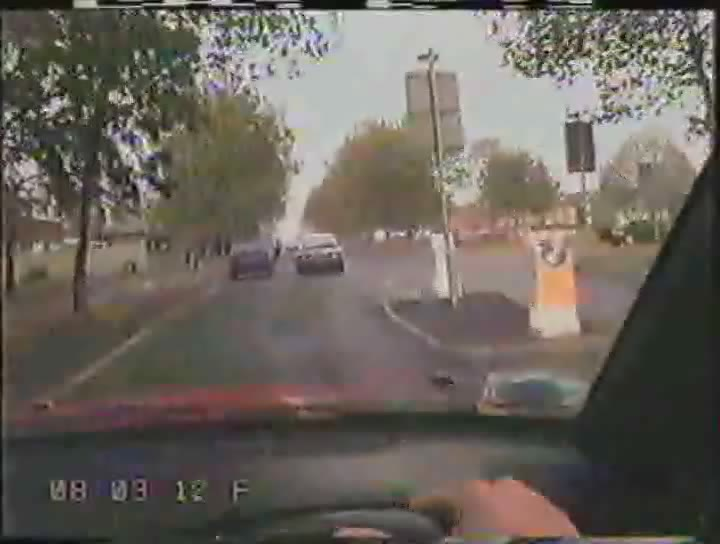
%> input picture video_categorization/figures/set16/frame-0000.jpg, 720 x 544 px
$ octave --eval "demo;"   (GNU Octave 9; MATLAB toolbox functions it lacks are replaced by stand-ins)
%> lines starting %> are read from the running program, lines starting %| are printed output that depends on the picture
function demo()
    % some control flags
    saveFlag = 0;
    demoFlag = 1;

    % I/O Part
    imgPath0 = './figures/set16/frame-0000.jpg';
    imgPath1 = './figures/set16/frame-0001.jpg';
    imgPath2 = './figures/set16/frame-0002.jpg';
    imgPath3 = './figures/set16/frame-0003.jpg';
    imgPath4 = './figures/set16/frame-0004.jpg';
    imgPath5 = './figures/set16/frame-0005.jpg';
    imgPath6 = './figures/set16/frame-0006.jpg';
    imgPath7 = './figures/set16/frame-0007.jpg';
    imgPath8 = './figures/set16/frame-0008.jpg';
    imgPath9 = './figures/set16/frame-0009.jpg';

    % All images are resized by 1/2
    scaleValue = 1;
    img0 = imresize(imread(imgPath0),scaleValue);
%> img0 is the input picture: size 544x720x3 uint8; mean R, G, B 106.4, 100.1, 92.9
    img1 = imresize(imread(imgPath1),scaleValue);
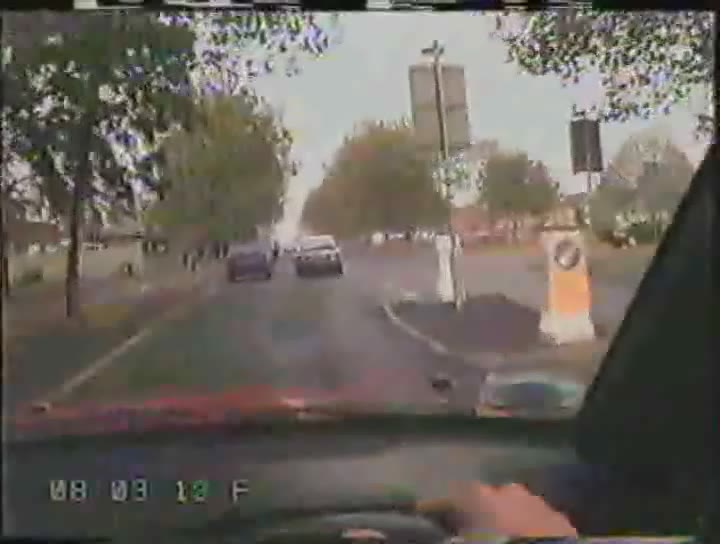
%> input picture video_categorization/figures/set16/frame-0001.jpg, 720 x 544 px
%> img1 is the input picture: size 544x720x3 uint8; mean R, G, B 105.8, 99.9, 92.5
    img2 = imresize(imread(imgPath2),scaleValue);
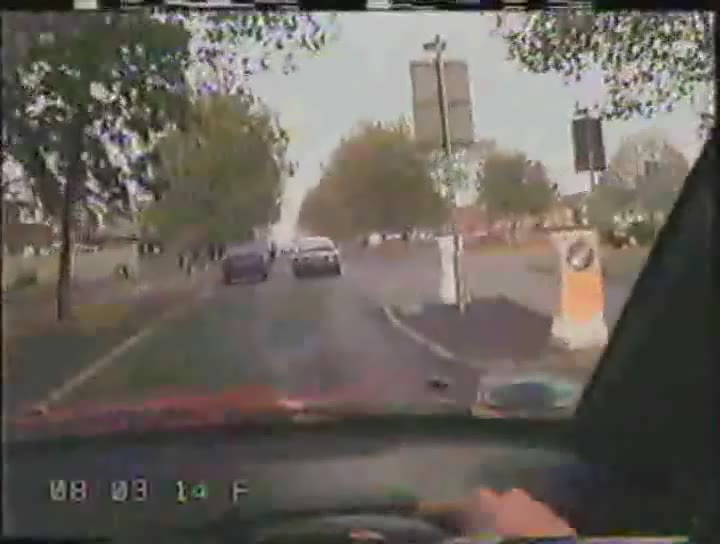
%> input picture video_categorization/figures/set16/frame-0002.jpg, 720 x 544 px
%> img2 is the input picture: size 544x720x3 uint8; mean R, G, B 106, 100, 92.8
    img3 = imresize(imread(imgPath3),scaleValue);
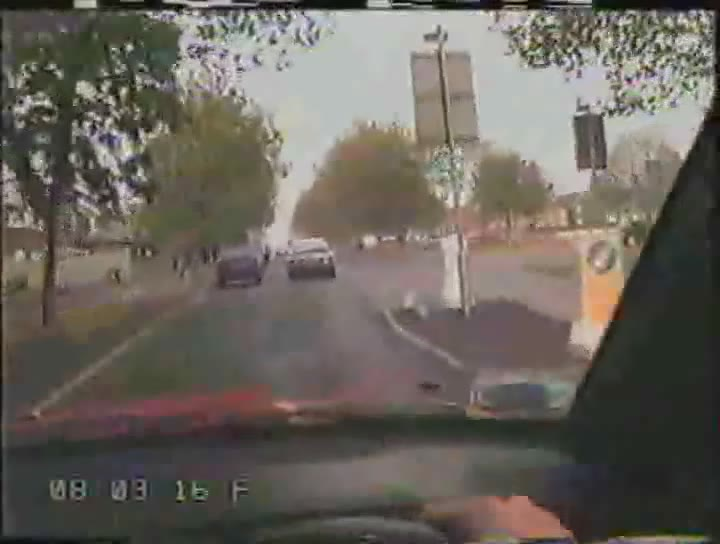
%> input picture trunk/video_categorization/figures/set16/frame-0003.jpg, 720 x 544 px
%> img3 is the input picture: size 544x720x3 uint8; mean R, G, B 105.6, 100, 92.5
    img4 = imresize(imread(imgPath4),scaleValue);
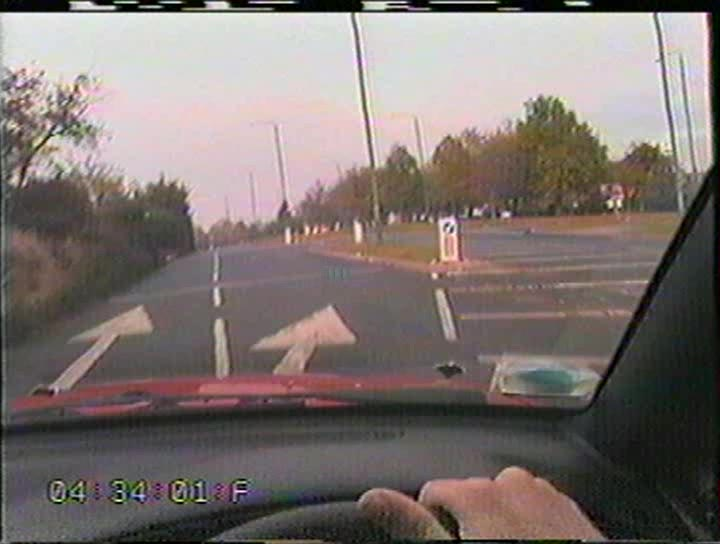
%> input picture figures/set8_1/frame-0004.jpg, 720 x 544 px
%> img4 is the input picture: size 544x720x3 uint8; mean R, G, B 125.3, 115.4, 112.1
    img5 = imresize(imread(imgPath5),scaleValue);
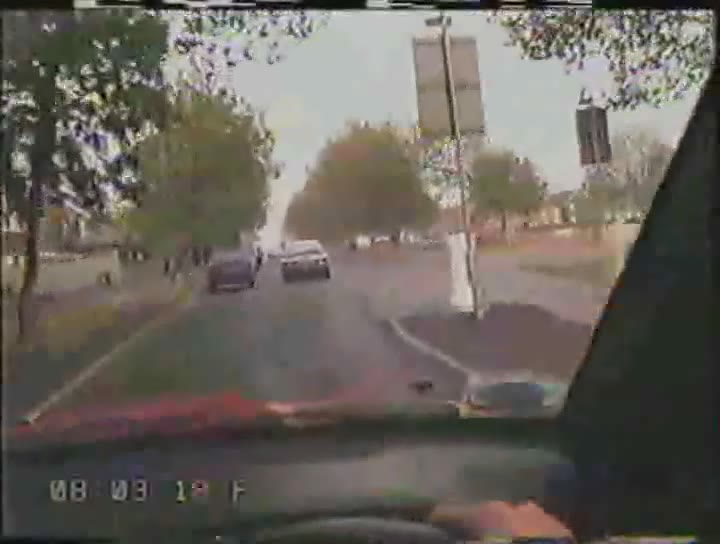
%> input picture video_categorization/figures/set16/frame-0005.jpg, 720 x 544 px
%> img5 is the input picture: size 544x720x3 uint8; mean R, G, B 104.7, 99.4, 92.2
%> (the run ends here)
